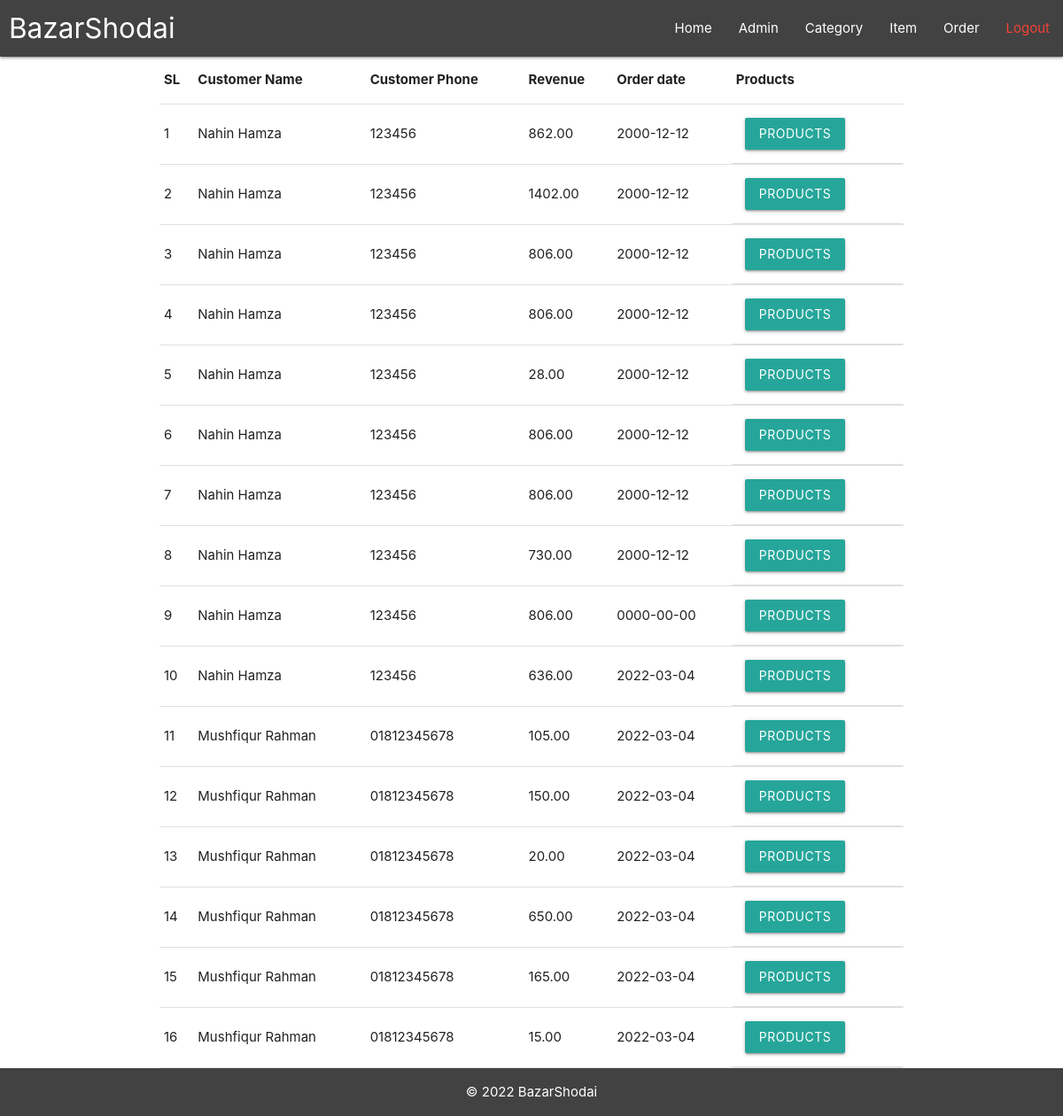
The page /bazar-shodai/admin/manage-order.php (signed in) on the database its author committed.
### tables this page shows
CREATE TABLE `tbl_order` (
  `id` int(10) UNSIGNED NOT NULL,
  `customer_id` int(11) NOT NULL,
  `price` decimal(10,2) NOT NULL,
  `order_date` date NOT NULL
);

CREATE TABLE `customer` (
  `id` int(11) NOT NULL,
  `email` varchar(255) NOT NULL,
  `phone` varchar(255) DEFAULT NULL,
  `name` varchar(255) DEFAULT NULL,
  `pass` varchar(255) DEFAULT NULL,
  `address` varchar(255) DEFAULT NULL,
  `nid` varchar(255) DEFAULT NULL
);

### bazar-shodai/admin/manage-order.php (the view, shortened to what this page needs)
<?php include("reusable/head.php"); ?>
<?php include("reusable/menu.php"); ?>
<section class="container">
    <table>
        <thead>
            <tr>
                <th>SL</th>
                <th>Customer Name</th>
                <th>Customer Phone</th>
                <th>Revenue</th>
                <th>Order date</th>
                <th>Products</th>
            </tr>
        </thead>
        <tbody>
            <?php
                $sql = "SELECT * FROM tbl_order";
                $result = mysqli_query($conn, $sql);
                if($result == TRUE) {
                    $rows = mysqli_num_rows($result);
                    $sl = 0;
                    if($rows>0) {
                        while($rows = mysqli_fetch_assoc($result)) {
                            $customer_id = $rows['customer_id'];
                            $revenue = $rows['price'];
                            $order_date = $rows['order_date'];
                            $sl++;
                            $sql2 = "SELECT * FROM customer WHERE id = $customer_id";
                            $result2 = mysqli_query($conn, $sql2);
                            $rows2 = mysqli_fetch_assoc($result2);
                            $customer_name = $rows2['name'];
                            $customer_phone = $rows2['phone'];
                            ?>
                            <tr>
                                <td><?php echo $sl; ?></td>
                                <td><?php echo $customer_name; ?></td>
                                <td><?php echo $customer_phone; ?></td>
                                <td><?php echo $revenue; ?></td>
                                <td><?php echo $order_date; ?></td>
                                <td class="collapsible-header">
                                    <form action="" method="post">
                                        <button data-target="slide-out" class="sidenav-trigger btn" type="submit" name="products">Products</button>
                                    </form>
                                </td>
                            </tr>
                            <?php
                        }
                    }
                }
            ?>
        </tbody>
    </table>
</section>
<?php include("reusable/footer.php"); ?>

### bazar-shodai/css/style.css (style rules this page uses)
section { margin:40px; }

### rows shown on the page
tbl_order: customer.name "Nahin Hamza", customer.phone "123456", price "862.00", order_date "2000-12-12"
tbl_order: customer.name "Nahin Hamza", customer.phone "123456", price "1402.00", order_date "2000-12-12"
tbl_order: customer.name "Nahin Hamza", customer.phone "123456", price "806.00", order_date "2000-12-12"
tbl_order: customer.name "Nahin Hamza", customer.phone "123456", price "806.00", order_date "2000-12-12"
tbl_order: customer.name "Nahin Hamza", customer.phone "123456", price "28.00", order_date "2000-12-12"
tbl_order: customer.name "Nahin Hamza", customer.phone "123456", price "806.00", order_date "2000-12-12"
tbl_order: customer.name "Nahin Hamza", customer.phone "123456", price "806.00", order_date "2000-12-12"
tbl_order: customer.name "Nahin Hamza", customer.phone "123456", price "730.00", order_date "2000-12-12"
tbl_order: customer.name "Nahin Hamza", customer.phone "123456", price "806.00", order_date "0000-00-00"
tbl_order: customer.name "Nahin Hamza", customer.phone "123456", price "636.00", order_date "2022-03-04"
tbl_order: customer.name "Mushfiqur Rahman", customer.phone "01812345678", price "105.00", order_date "2022-03-04"
tbl_order: customer.name "Mushfiqur Rahman", customer.phone "01812345678", price "150.00", order_date "2022-03-04"
tbl_order: customer.name "Mushfiqur Rahman", customer.phone "01812345678", price "20.00", order_date "2022-03-04"
tbl_order: customer.name "Mushfiqur Rahman", customer.phone "01812345678", price "650.00", order_date "2022-03-04"
tbl_order: customer.name "Mushfiqur Rahman", customer.phone "01812345678", price "165.00", order_date "2022-03-04"
tbl_order: customer.name "Mushfiqur Rahman", customer.phone "01812345678", price "15.00", order_date "2022-03-04"
